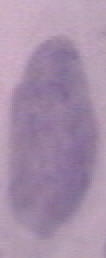
#> input picture data/train/carcinoma_in_situ/149143370-149143378-002.BMP, 53 x 129 px, found by its file name (shown 2 times larger); its folder holds only this picture in this run
$ python feature_extraction_final.py
#> lines starting #> are read from the running program, lines starting #| are printed output that depends on the picture; after the words box and inside, x2 and y2 are one past the last pixel; in counts of white or black regions, pixels touching at a corner belong together
import cv2
import numpy as np
from sklearn.preprocessing import StandardScaler
import matplotlib.pyplot as plt
from skimage import feature
import os

# Load and preprocess the image with noise removal
def load_and_preprocess(image_path):
    img = cv2.imread(image_path)  # Read the image from the specified path
    if img is None:
        raise FileNotFoundError(f"Image at {image_path} not found.")
    img = cv2.cvtColor(img, cv2.COLOR_BGR2RGB)  # Convert BGR to RGB format

    # Noise removal using median filter
    img = cv2.medianBlur(img, 5)  # Apply median blur to reduce noise

    return img

# Perform histogram equalization using CLAHE
def histogram_equalization(img):
    lab = cv2.cvtColor(img, cv2.COLOR_RGB2LAB)  # Convert to LAB color space
    l, a, b = cv2.split(lab)  # Split LAB into L, A, and B channels
    clahe = cv2.createCLAHE(clipLimit=3.0, tileGridSize=(8, 8))  # Create CLAHE object
    l_eq = clahe.apply(l)  # Apply CLAHE to the L channel
    lab_eq = cv2.merge([l_eq, a, b])  # Merge channels back
    img_eq = cv2.cvtColor(lab_eq, cv2.COLOR_LAB2RGB)  # Convert back to RGB
    return img_eq

# Extract color features using color histograms from multiple color spaces
def color_features(img):
    features = []
    color_spaces = [
        ('RGB', cv2.COLOR_BGR2RGB),  # Corrected conversion
        ('HSV', cv2.COLOR_BGR2HSV),
        ('LAB', cv2.COLOR_BGR2LAB)
    ]

    for space_name, conversion in color_spaces:
        converted = cv2.cvtColor(img, conversion)  # Convert to specified color space
        for i in range(3):  # Loop through each channel
            hist = cv2.calcHist([converted], [i], None, [32], [0, 256])  # Calculate histogram
            hist = cv2.normalize(hist, hist).flatten()  # Normalize and flatten histogram
            features.extend(hist)  # Add to feature list

    return np.array(features)

# Extract shape features from a binary mask
def shape_features(mask):
    contours, _ = cv2.findContours(mask, cv2.RETR_EXTERNAL, cv2.CHAIN_APPROX_SIMPLE)  # Find contours
    if not contours:
        return np.zeros(5)  # Return zero features if no contours found

    contour = max(contours, key=cv2.contourArea)  # Get the largest contour

    # Calculate shape features
    area = cv2.contourArea(contour)  # Calculate area
    perimeter = cv2.arcLength(contour, True)  # Calculate perimeter
    circularity = (4 * np.pi * area) / (perimeter ** 2) if perimeter > 0 else 0  # Calculate circularity

    # Fit ellipse to get eccentricity
    if len(contour) >= 5:
        ellipse = cv2.fitEllipse(contour)
        major_axis = max(ellipse[1])
        minor_axis = min(ellipse[1])
        eccentricity = np.sqrt(1 - (minor_axis / major_axis) ** 2) if major_axis > 0 else 0
    else:
        eccentricity = 0

    # Calculate convex hull and solidity
    hull = cv2.convexHull(contour)
    hull_area = cv2.contourArea(hull)
    solidity = float(area) / hull_area if hull_area > 0 else 0

    return np.array([area, perimeter, circularity, eccentricity, solidity])

# Segment the nucleus and cytoplasm using adaptive thresholding and morphological operations
def segmentation(img):
    gray = cv2.cvtColor(img, cv2.COLOR_RGB2GRAY)  # Convert to grayscale

    # Nucleus segmentation using Otsu's method
    _, nucleus_mask = cv2.threshold(gray, 0, 255, cv2.THRESH_BINARY + cv2.THRESH_OTSU)

    # Clean up mask using morphological operations
    kernel = np.ones((3, 3), np.uint8)
    nucleus_mask = cv2.morphologyEx(nucleus_mask, cv2.MORPH_OPEN, kernel)
    nucleus_mask = cv2.morphologyEx(nucleus_mask, cv2.MORPH_CLOSE, kernel)

    # Cytoplasm segmentation using adaptive thresholding
    cytoplasm_mask = cv2.adaptiveThreshold(gray, 255, cv2.ADAPTIVE_THRESH_GAUSSIAN_C,
                                            cv2.THRESH_BINARY, 11, 2)

    # Clean cytoplasm mask with morphological operations
    cytoplasm_mask = cv2.morphologyEx(cytoplasm_mask, cv2.MORPH_OPEN, kernel)

    return nucleus_mask.astype(np.uint8), cytoplasm_mask.astype(np.uint8)

# Extract texture features using Local Binary Pattern (LBP)
def extract_lbp_features(img, mask):
    if len(img.shape) == 3:
        img = cv2.cvtColor(img, cv2.COLOR_RGB2GRAY)  # Convert to grayscale if image is colored

    radius = 3  # Radius for LBP
    n_points = 8 * radius  # Number of points for LBP
    lbp = feature.local_binary_pattern(img, n_points, radius, method='uniform')  # Compute LBP

    masked_lbp = cv2.bitwise_and(lbp.astype(np.uint8), lbp.astype(np.uint8), mask=mask)  # Apply mask

    hist, _ = np.histogram(masked_lbp.ravel(), bins=np.arange(0, n_points + 3),
                           range=(0, n_points + 2))  # Create histogram

    hist = hist.astype("float")
    hist /= (hist.sum() + 1e-7)  # Normalize histogram

    return hist

# Analyze a pap smear image and extract features
def analyze_pap_smear(image_path):
    img = load_and_preprocess(image_path)  # Load and preprocess the image
#> in load_and_preprocess, img is the input picture: shape (129, 53, 3); mean B, G, R 169.2, 143.2, 166.3
    img_eq = histogram_equalization(img)  # Apply histogram equalization
#> in histogram_equalization, `lab = cv2.cvtColor(img, cv2.COLOR_RGB2LAB)`: lab: shape (129, 53, 3); mean of channels 0, 1, 2 158.8, 141.5, 117.5
#> in histogram_equalization, `l, a, b = cv2.split(lab)`:
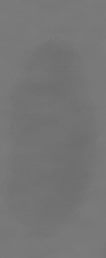
#> b: shape (129, 53) (shown 2 times larger); min 109, max 124, mean 117.5
#> in histogram_equalization, `lab_eq = cv2.merge([l_eq, a, b])`: lab_eq: shape (129, 53, 3); mean of channels 0, 1, 2 188.9, 141.5, 117.5
#> in histogram_equalization, `img_eq = cv2.cvtColor(lab_eq, cv2.COLOR_LAB2RGB)`:
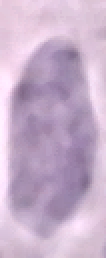
#> img_eq: shape (129, 53, 3) (shown 2 times larger); mean R, G, B 198.8, 175.1, 201.7

    nucleus_mask, cytoplasm_mask = segmentation(img_eq)  # Segment nucleus and cytoplasm
#> in segmentation, `_, nucleus_mask = cv2.threshold(gray, 0, 255, cv2.THRESH_BINARY + cv2...`:
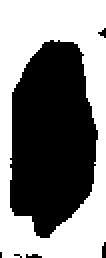
#> nucleus_mask: shape (129, 53) (shown 2 times larger); 50.9% white; 6 black regions (5 under 20 px), largest, box (x1, y1, x2, y2) and area: (5, 20, 49, 119) 3312
#> in segmentation, `nucleus_mask = cv2.morphologyEx(nucleus_mask, cv2.MORPH_OPEN, kernel)`: nucleus_mask: shape (129, 53); 50.7% white; 5 black regions (3 under 20 px), largest, box (x1, y1, x2, y2) and area: (5, 20, 49, 119) 3317, (7, 127, 21, 129) 23
#> in segmentation, `nucleus_mask = cv2.morphologyEx(nucleus_mask, cv2.MORPH_CLOSE, kernel)`: nucleus_mask: shape (129, 53); 51% white; 5 black regions (4 under 20 px), largest, box (x1, y1, x2, y2) and area: (5, 20, 49, 119) 3316
#> in segmentation, `cytoplasm_mask = cv2.adaptiveThreshold(gray, 255, cv2.ADAPTIVE_THRESH_..`: cytoplasm_mask: shape (129, 53); 66.6% white; 97 black regions (83 under 20 px), largest, box (x1, y1, x2, y2) and area: (4, 18, 50, 120) 1447, (21, 40, 37, 51) 65, (12, 3, 29, 13) 64
#> in segmentation, `cytoplasm_mask = cv2.morphologyEx(cytoplasm_mask, cv2.MORPH_OPEN, kern..`:
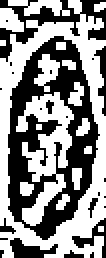
#> cytoplasm_mask: shape (129, 53) (shown 2 times larger); 55% white; 24 black regions (16 under 20 px)

    features = []

    # Feature extraction
    features.extend(color_features(img_eq))  # Extract color features
#> after the loop in color_features, `for space_name, conversion in color_spaces:`: features = 288 values, max 0.899 at index 241, min 0 at index 0, mean 0.0811
    features.extend(shape_features(nucleus_mask))  # Extract shape features for nucleus
#> in shape_features, `contours, _ = cv2.findContours(mask, cv2.RETR_EXTERNAL, cv2.CHAIN_APPR..`: contours = 1 contour; box (x1, y1, x2, y2) and area: (0, 0, 53, 129) 6618
#> in shape_features, `contour = max(contours, key=cv2.contourArea)`: contour = contour of 25 points, box (x1, y1, x2, y2) (0, 0, 53, 129), area 6618
#> in shape_features, `area = cv2.contourArea(contour)`: area = 6617.5
#> in shape_features, `perimeter = cv2.arcLength(contour, True)`: perimeter = 367.9
#> in shape_features, `circularity = (4 * np.pi * area) / (perimeter ** 2) if perimeter > 0 e..`: circularity = 0.614
#> in shape_features, `ellipse = cv2.fitEllipse(contour)`: ellipse = ((17.7, 63.8), (120, 135.7), 147)
#> in shape_features, `major_axis = max(ellipse[1])`: major_axis = 135.7
#> in shape_features, `minor_axis = min(ellipse[1])`: minor_axis = 120
#> in shape_features, `eccentricity = np.sqrt(1 - (minor_axis / major_axis) ** 2) if major_ax..`: eccentricity = 0.467
#> in shape_features, `hull = cv2.convexHull(contour)`: hull = [[52, 0], [52, 122], [50, 128], [0, 128], [0, 0]]
#> in shape_features, `hull_area = cv2.contourArea(hull)`: hull_area = 6650
#> in shape_features, `solidity = float(area) / hull_area if hull_area > 0 else 0`: solidity = 0.995
    features.extend(shape_features(cytoplasm_mask))  # Extract shape features for cytoplasm
#> in shape_features (call 2), `contours, _ = cv2.findContours(mask, cv2.RETR_EXTERNAL, cv2.CHAIN_APPR..`: contours = 6 contours, 3 with area under 20; largest, box (x1, y1, x2, y2) and area: (0, 0, 53, 129) 5406, (4, 0, 35, 8) 98, (0, 4, 12, 16) 88
    features.extend(extract_lbp_features(img_eq, nucleus_mask))  # Extract LBP features for nucleus
#> in extract_lbp_features, `lbp = feature.local_binary_pattern(img, n_points, radius, method='unif..`:
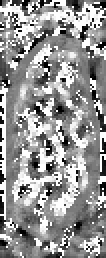
#> lbp: shape (129, 53) float64 (shown 2 times larger); min 0, max 25, mean 14.6; drawn with min black and max white
#> in extract_lbp_features, `masked_lbp = cv2.bitwise_and(lbp.astype(np.uint8), lbp.astype(np.uint8..`:
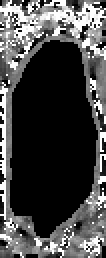
#> masked_lbp: shape (129, 53) (shown 2 times larger); min 0, max 25, mean 6.9; drawn with min black and max white
#> in extract_lbp_features, `hist, _ = np.histogram(masked_lbp.ravel(), bins=np.arange(0, n_points ..`: hist = 26 values, max 3477 at index 0, min 14 at index 20, mean 263
#> in extract_lbp_features, `hist /= (hist.sum() + 1e-7)`: hist = 26 values, max 0.509 at index 0, min 0.00205 at index 20, mean 0.0385
    features.extend(extract_lbp_features(img_eq, cytoplasm_mask))  # Extract LBP features for cytoplasm
#> in extract_lbp_features (call 2), `masked_lbp = cv2.bitwise_and(lbp.astype(np.uint8), lbp.astype(np.uint8..`:
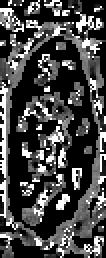
#> masked_lbp: shape (129, 53) (shown 2 times larger); min 0, max 25, mean 7; drawn with min black and max white
#> in extract_lbp_features (call 2), `hist, _ = np.histogram(masked_lbp.ravel(), bins=np.arange(0, n_points ..`: hist = 26 values, max 3250 at index 0, min 1 at index 22, mean 263
#> in extract_lbp_features (call 2), `hist /= (hist.sum() + 1e-7)`: hist = 26 values, max 0.475 at index 0, min 0.000146 at index 22, mean 0.0385

    scaler = StandardScaler()  # Standardize features
    features_normalized = scaler.fit_transform(np.array(features).reshape(1, -1))  # Normalize features

    return features_normalized, img_eq, nucleus_mask, cytoplasm_mask

# Visualize the results of the analysis
def visualize_results(img, img_eq, nucleus_mask, cytoplasm_mask):
    plt.figure(figsize=(15, 5))

    plt.subplot(141)
    plt.imshow(img)  # Display original image
    plt.title('Original Image')
    plt.axis('off')

    plt.subplot(142)
    plt.imshow(img_eq)  # Display histogram equalized image
    plt.title('After Histogram Equalization')
    plt.axis('off')

    plt.subplot(143)
    plt.imshow(nucleus_mask, cmap='gray')  # Display nucleus segmentation
    plt.title('Nucleus Segmentation')
    plt.axis('off')

    plt.subplot(144)
    plt.imshow(cytoplasm_mask, cmap='gray')  # Display cytoplasm segmentation
    plt.title('Cytoplasm Segmentation')
    plt.axis('off')

    plt.tight_layout()
    plt.show()  # Show all plots

# Main block to process all images in the specified directory
if __name__ == "__main__":
    data_dir = r"C:\Users\admin\Desktop\FcvProject\Herlev Dataset\train\carcinoma_in_situ"
    for img_name in os.listdir(data_dir):  # Loop through each image in the directory
        img_path = os.path.join(data_dir, img_name)  # Construct full image path
        try:
            features, img_eq, nucleus_mask, cytoplasm_mask = analyze_pap_smear(img_path)  # Analyze the pap smear image
            visualize_results(cv2.cvtColor(cv2.imread(img_path), cv2.COLOR_BGR2RGB), img_eq, nucleus_mask, cytoplasm_mask)  # Visualize results
        except Exception as e:
            print(f"Error processing {img_name}: {e}")  # Print error if occurred
